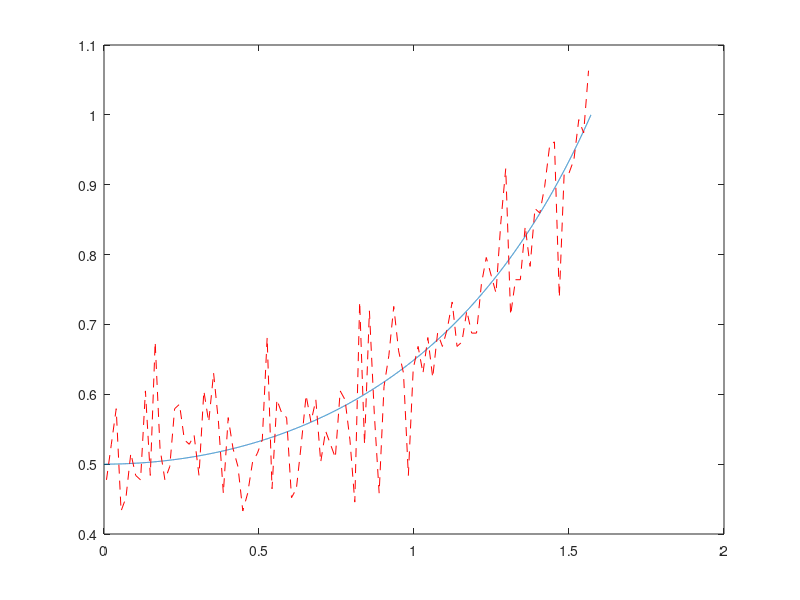

This figure's MATLAB source:
clear all;
close all;
clc;

a = 0;
b = pi/2;
n = 10000;
Beta = 0.95;
y_b = norminv(1 - (1 - Beta)/2);


pdf = @(x)1./(1+cos(x));
%pdf_integ = @(x)tan(x / 2);
inv_function = @(x) 2 * atan(x);


z = rand(1, n);
x = inv_function(z);

m = sum(x) / n;
m_pdf = integral(@(x)x.*pdf(x),a, b);

disp(['mean practical ' num2str(m)]);
disp(['mean teor      ' num2str(mean(x))]);
disp(['mean teor pdf  ' num2str(m_pdf)]);

sig=std(x);

true_a = m - (y_b * sig) / sqrt(n);
true_b = m + (y_b * sig) / sqrt(n);

disp(['[' num2str(true_a) '; ' num2str(true_b) ']']);

D = 1/(n - 1) * sum(x.^2) - 1 / (n * (n-1)) * sum(x)^2;
D_pdf = integral(@(x)x*x*pdf(x), a, b,'ArrayValued', true) - m_pdf^2;
disp(['dispers     :     ' num2str(D)]);
disp(['dispers teor:     ' num2str(var(x))]);

disp(['dispers teor pdf: ' num2str(D_pdf)]);

X = linspace(a,b,n);
figure;
[X_hist , c] = hist(x, 100);
X_hist = X_hist/(n * (c(2) - c(1)));
plot(X,pdf(X), c, X_hist, 'r--');